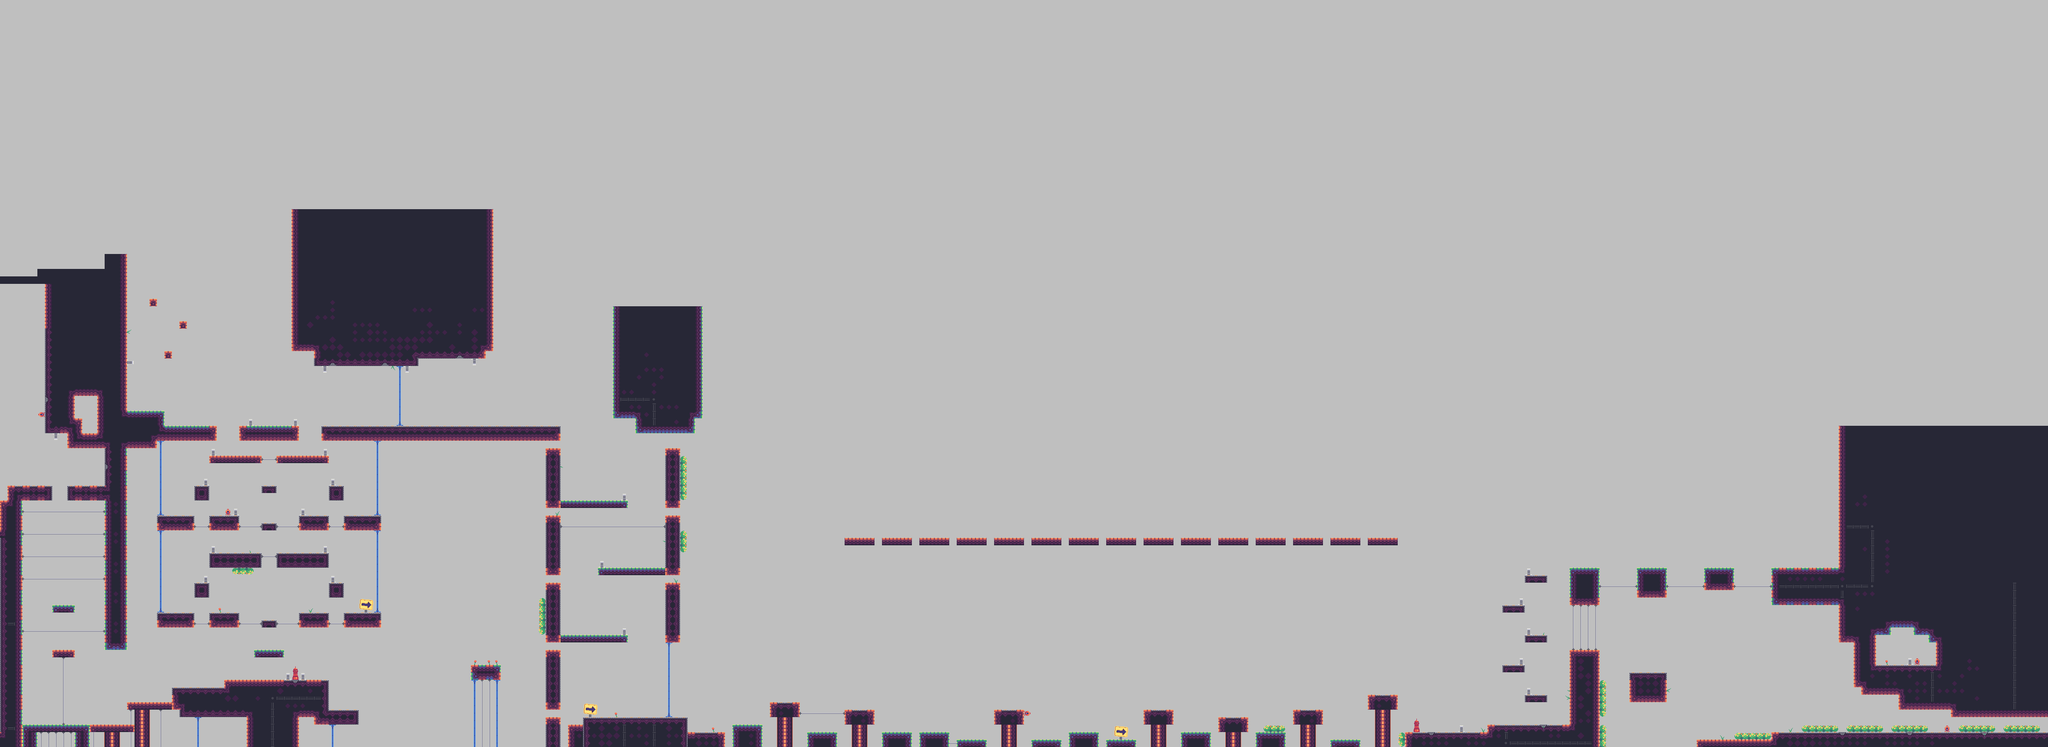

This game map was drawn from its Tiled (.tmx) file and the tilesets committed beside it. A one-line description and the trimmed map source follow:
An orthogonal 274x100 tile map with 16x16 px tiles, 1 tile layer (Ground), 2 tilesets and 141 objects (82x collect, 55x enemy, powerup, checkpoint, portal, ...).

<map version="1.2" tiledversion="1.2.5" orientation="orthogonal" renderorder="right-down" width="274" height="100" tilewidth="16" tileheight="16" infinite="0" backgroundcolor="#bfbfbf" nextlayerid="30" nextobjectid="565">
 <tileset firstgid="1" name="tesla_tileset" tilewidth="16" tileheight="16" tilecount="99" columns="11">
  <image source="../../assets/tilesets/tesla_tileset.png" width="176" height="144" />
  <tile id="0">
   <properties>
    <property name="collides" type="bool" value="true" />
   </properties>
  </tile>
  <tile id="1">
   <properties>
    <property name="collides" type="bool" value="true" />
   </properties>
  </tile>
  <tile id="2">
   <properties>
    <property name="collides" type="bool" value="true" />
   </properties>
  </tile>
  <tile id="3">
   <properties>
    <property name="collides" type="bool" value="true" />
   </properties>
  </tile>
  <tile id="4">
   <properties>
    <property name="collides" type="bool" value="false" />
   </properties>
  </tile>
  <tile id="5">
   <properties>
    <property name="collides" type="bool" value="false" />
   </properties>
  </tile>
  <tile id="6">
   <properties>
    <property name="collides" type="bool" value="false" />
   </properties>
  </tile>
  <tile id="7">
   <properties>
    <property name="collides" type="bool" value="false" />
   </properties>
  </tile>
  <tile id="11">
   <properties>
    <property name="collides" type="bool" value="true" />
   </properties>
  </tile>
  <tile id="12">
   <properties>
    <property name="collides" type="bool" value="true" />
   </properties>
  </tile>
  <tile id="13">
   <properties>
    <property name="collides" type="bool" value="true" />
   </properties>
  </tile>
  <tile id="14">
   <properties>
    <property name="collides" type="bool" value="true" />
   </properties>
  </tile>
  <tile id="15">
   <properties>
    <property name="collides" type="bool" value="true" />
   </properties>
  </tile>
  <tile id="16">
   <properties>
    <property name="collides" type="bool" value="false" />
   </properties>
  </tile>
  <tile id="17">
   <properties>
    <property name="collides" type="bool" value="false" />
   </properties>
  </tile>
  <tile id="18">
   <properties>
    <property name="collides" type="bool" value="false" />
   </properties>
  </tile>
  <tile id="22">
   <properties>
    <property name="collides" type="bool" value="true" />
   </properties>
  </tile>
  <tile id="23">
   <properties>
    <property name="collides" type="bool" value="true" />
   </properties>
  </tile>
  <tile id="24">
   <properties>
    <property name="collides" type="bool" value="true" />
   </properties>
  </tile>
  <tile id="25">
   <properties>
    <property name="collides" type="bool" value="true" />
   </properties>
  </tile>
  <tile id="26">
   <properties>
    <property name="collides" type="bool" value="true" />
   </properties>
  </tile>
  <tile id="27">
   <properties>
    <property name="collides" type="bool" value="false" />
   </properties>
  </tile>
  <tile id="28">
   <properties>
    <property name="collides" type="bool" value="false" />
   </properties>
  </tile>
  <tile id="29">
   <properties>
    <property name="collides" type="bool" value="false" />
   </properties>
  </tile>
  <tile id="33">
   <properties>
    <property name="collides" type="bool" value="true" />
   </properties>
  </tile>
  <tile id="34">
   <properties>
    <property name="collides" type="bool" value="true" />
   </properties>
  </tile>
  <tile id="35">
   <properties>
    <property name="collides" type="bool" value="true" />
   </properties>
  </tile>
  <tile id="36">
   <properties>
    <property name="collides" type="bool" value="true" />
   </properties>
  </tile>
  <tile id="37">
   <properties>
    <property name="collides" type="bool" value="false" />
   </properties>
  </tile>
  <tile id="38">
   <properties>
    <property name="collides" type="bool" value="false" />
   </properties>
  </tile>
  <tile id="39">
   <properties>
    <property name="collides" type="bool" value="false" />
   </properties>
  </tile>
  <tile id="40">
   <properties>
    <property name="collides" type="bool" value="false" />
   </properties>
  </tile>
  <tile id="44">
   <properties>
    <property name="collides" type="bool" value="true" />
   </properties>
  </tile>
  <tile id="55">
   <properties>
    <property name="collides" type="bool" value="true" />
   </properties>
  </tile>
  <tile id="56">
   <properties>
    <property name="collides" type="bool" value="true" />
   </properties>
  </tile>
  <tile id="66">
   <properties>
    <property name="collides" type="bool" value="true" />
   </properties>
  </tile>
  <tile id="67">
   <properties>
    <property name="collides" type="bool" value="true" />
   </properties>
  </tile>
  <tile id="77">
   <properties>
    <property name="collides" type="bool" value="true" />
   </properties>
  </tile>
  <tile id="78">
   <properties>
    <property name="collides" type="bool" value="true" />
   </properties>
  </tile>
 </tileset>
 <tileset firstgid="100" name="enemies" tilewidth="48" tileheight="48" tilecount="4" columns="0">
  <grid orientation="orthogonal" width="1" height="1" />
  <tile id="0">
   <image width="48" height="48" source="templates/enemies/assets/cannon.png" />
  </tile>
  <tile id="1">
   <image width="48" height="48" source="templates/enemies/assets/coil.png" />
  </tile>
  <tile id="2">
   <image width="48" height="48" source="templates/enemies/assets/legs.png" />
  </tile>
  <tile id="3">
   <image width="48" height="48" source="templates/enemies/assets/vroomba.png" />
  </tile>
 </tileset>
 <layer id="29" name="Ground" width="274" height="100">
  <data>[27400 cells, 3908 non-empty, 47 distinct tile ids]</data>
 </layer>
 <objectgroup id="28" name="Powerups">
  <object id="321" name="powerups" type="powerup" x="1036.67" y="1411.33">
   <properties>
    <property name="typeOf" type="int" value="2" />
   </properties>
   <point />
  </object>
 </objectgroup>
 <objectgroup id="10" name="Enemies">
  <object id="239" name="coil" type="enemy" gid="101" x="49.33" y="1133.33" width="48" height="48">
   <properties>
    <property name="dir_x" type="int" value="0" />
    <property name="dir_y" type="int" value="0" />
   </properties>
  </object>
  <object id="240" name="coil" type="enemy" gid="101" x="159.33" y="1163" width="48" height="48">
   <properties>
    <property name="dir_x" type="int" value="0" />
    <property name="dir_y" type="int" value="0" />
   </properties>
  </object>
  <object id="241" name="coil" type="enemy" gid="101" x="60" y="1186.33" width="48" height="48">
   <properties>
    <property name="dir_x" type="int" value="0" />
    <property name="dir_y" type="int" value="0" />
   </properties>
  </object>
  <object id="242" name="coil" type="enemy" gid="101" x="176" y="1193.33" width="48" height="48">
   <properties>
    <property name="dir_x" type="int" value="0" />
    <property name="dir_y" type="int" value="0" />
   </properties>
  </object>
  <object id="243" name="coil" type="enemy" gid="101" x="49.67" y="1240.67" width="48" height="48">
   <properties>
    <property name="dir_x" type="int" value="0" />
    <property name="dir_y" type="int" value="0" />
   </properties>
  </object>
  <object id="245" name="coil" type="enemy" gid="101" x="172" y="1256.67" width="48" height="48">
   <properties>
    <property name="dir_x" type="int" value="0" />
    <property name="dir_y" type="int" value="0" />
   </properties>
  </object>
  </objectgroup>
 <objectgroup id="13" name="Coins">
  <!-- 82 objects omitted --></objectgroup>
 <objectgroup id="12" name="Player">
  <!-- 3 objects omitted --></objectgroup>
</map>
<!-- 134 of 141 objects omitted -->
